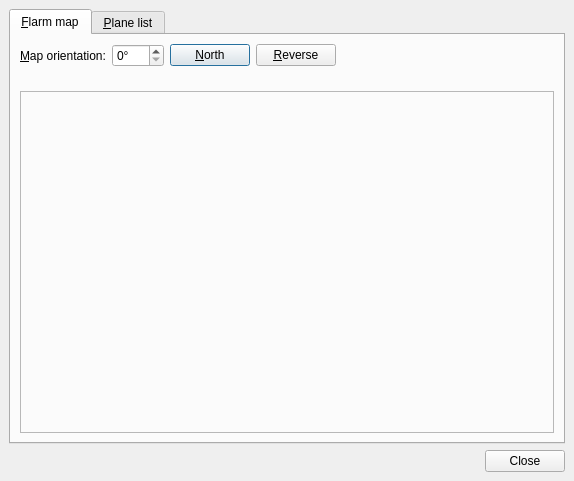
<?xml version="1.0" encoding="UTF-8"?>
<ui version="4.0">
 <class>FlarmWindowClass</class>
 <widget class="QDialog" name="FlarmWindowClass">
  <property name="geometry">
   <rect>
    <x>0</x>
    <y>0</y>
    <width>574</width>
    <height>481</height>
   </rect>
  </property>
  <property name="windowTitle">
   <string>Flarm</string>
  </property>
  <layout class="QVBoxLayout" name="verticalLayout_2">
   <property name="spacing">
    <number>0</number>
   </property>
   <property name="margin">
    <number>0</number>
   </property>
   <item>
    <widget class="QWidget" name="centralWidget" native="true">
     <layout class="QVBoxLayout" name="verticalLayout_6">
      <item>
       <widget class="QTabWidget" name="tabWidget">
        <property name="currentIndex">
         <number>0</number>
        </property>
        <widget class="QWidget" name="flarmMapTab">
         <attribute name="title">
          <string>&amp;Flarm map</string>
         </attribute>
         <layout class="QVBoxLayout" name="verticalLayout_3" stretch="0,0,0,0,1">
          <item>
           <layout class="QHBoxLayout" name="horizontalLayout">
            <item>
             <widget class="QLabel" name="mapOrientationLabel">
              <property name="text">
               <string>&amp;Map orientation:</string>
              </property>
              <property name="buddy">
               <cstring>mapOrientationInput</cstring>
              </property>
             </widget>
            </item>
            <item>
             <widget class="QSpinBox" name="mapOrientationInput">
              <property name="suffix">
               <string>°</string>
              </property>
              <property name="maximum">
               <number>360</number>
              </property>
             </widget>
            </item>
            <item>
             <widget class="QPushButton" name="northButton">
              <property name="text">
               <string>&amp;North</string>
              </property>
             </widget>
            </item>
            <item>
             <widget class="QPushButton" name="reverseButton">
              <property name="text">
               <string>&amp;Reverse</string>
              </property>
             </widget>
            </item>
            <item>
             <spacer name="horizontalSpacer">
              <property name="orientation">
               <enum>Qt::Horizontal</enum>
              </property>
              <property name="sizeHint" stdset="0">
               <size>
                <width>40</width>
                <height>20</height>
               </size>
              </property>
             </spacer>
            </item>
           </layout>
          </item>
          <item>
           <widget class="IconLabel" name="gpsWarning" native="true"/>
          </item>
          <item>
           <widget class="IconLabel" name="kmlWarning" native="true"/>
          </item>
          <item>
           <widget class="IconLabel" name="positionWarning" native="true"/>
          </item>
          <item>
           <widget class="FlarmMapWidget" name="flarmMap">
            <property name="mouseTracking">
             <bool>true</bool>
            </property>
            <property name="focusPolicy">
             <enum>Qt::StrongFocus</enum>
            </property>
            <property name="toolTip">
             <string>&lt;html&gt;&lt;head/&gt;&lt;body&gt;&lt;p&gt;Left mouse button: scroll&lt;br/&gt;Middle mouse button: zoom/rotate&lt;br/&gt;Mouse wheel: zoom&lt;br/&gt;Alt + Mouse wheel: rotate&lt;/p&gt;&lt;/body&gt;&lt;/html&gt;</string>
            </property>
            <property name="frameShape">
             <enum>QFrame::StyledPanel</enum>
            </property>
            <property name="frameShadow">
             <enum>QFrame::Sunken</enum>
            </property>
            <property name="lineWidth">
             <number>4</number>
            </property>
           </widget>
          </item>
         </layout>
        </widget>
        <widget class="QWidget" name="planeListTab">
         <attribute name="title">
          <string>&amp;Plane list</string>
         </attribute>
         <layout class="QVBoxLayout" name="verticalLayout">
          <item>
           <widget class="QSplitter" name="splitter">
            <property name="orientation">
             <enum>Qt::Horizontal</enum>
            </property>
            <widget class="SkTableView" name="flarmTable">
             <property name="selectionMode">
              <enum>QAbstractItemView::SingleSelection</enum>
             </property>
             <property name="selectionBehavior">
              <enum>QAbstractItemView::SelectRows</enum>
             </property>
             <property name="sortingEnabled">
              <bool>true</bool>
             </property>
             <property name="wordWrap">
              <bool>false</bool>
             </property>
             <property name="cornerButtonEnabled">
              <bool>false</bool>
             </property>
             <attribute name="horizontalHeaderHighlightSections">
              <bool>false</bool>
             </attribute>
            </widget>
           </widget>
          </item>
         </layout>
        </widget>
       </widget>
      </item>
      <item>
       <widget class="QDialogButtonBox" name="buttonBox">
        <property name="standardButtons">
         <set>QDialogButtonBox::Close</set>
        </property>
       </widget>
      </item>
     </layout>
    </widget>
   </item>
  </layout>
 </widget>
 <customwidgets>
  <customwidget>
   <class>SkTableView</class>
   <extends>QTableView</extends>
   <header>src/gui/widgets/SkTableView.h</header>
  </customwidget>
  <customwidget>
   <class>IconLabel</class>
   <extends>QWidget</extends>
   <header>src/gui/widgets/IconLabel.h</header>
   <container>1</container>
  </customwidget>
  <customwidget>
   <class>FlarmMapWidget</class>
   <extends>QFrame</extends>
   <header>src/flarm/flarmMap/FlarmMapWidget.h</header>
   <container>1</container>
  </customwidget>
 </customwidgets>
 <resources/>
 <connections>
  <connection>
   <sender>buttonBox</sender>
   <signal>rejected()</signal>
   <receiver>FlarmWindowClass</receiver>
   <slot>reject()</slot>
   <hints>
    <hint type="sourcelabel">
     <x>717</x>
     <y>396</y>
    </hint>
    <hint type="destinationlabel">
     <x>634</x>
     <y>377</y>
    </hint>
   </hints>
  </connection>
 </connections>
</ui>
